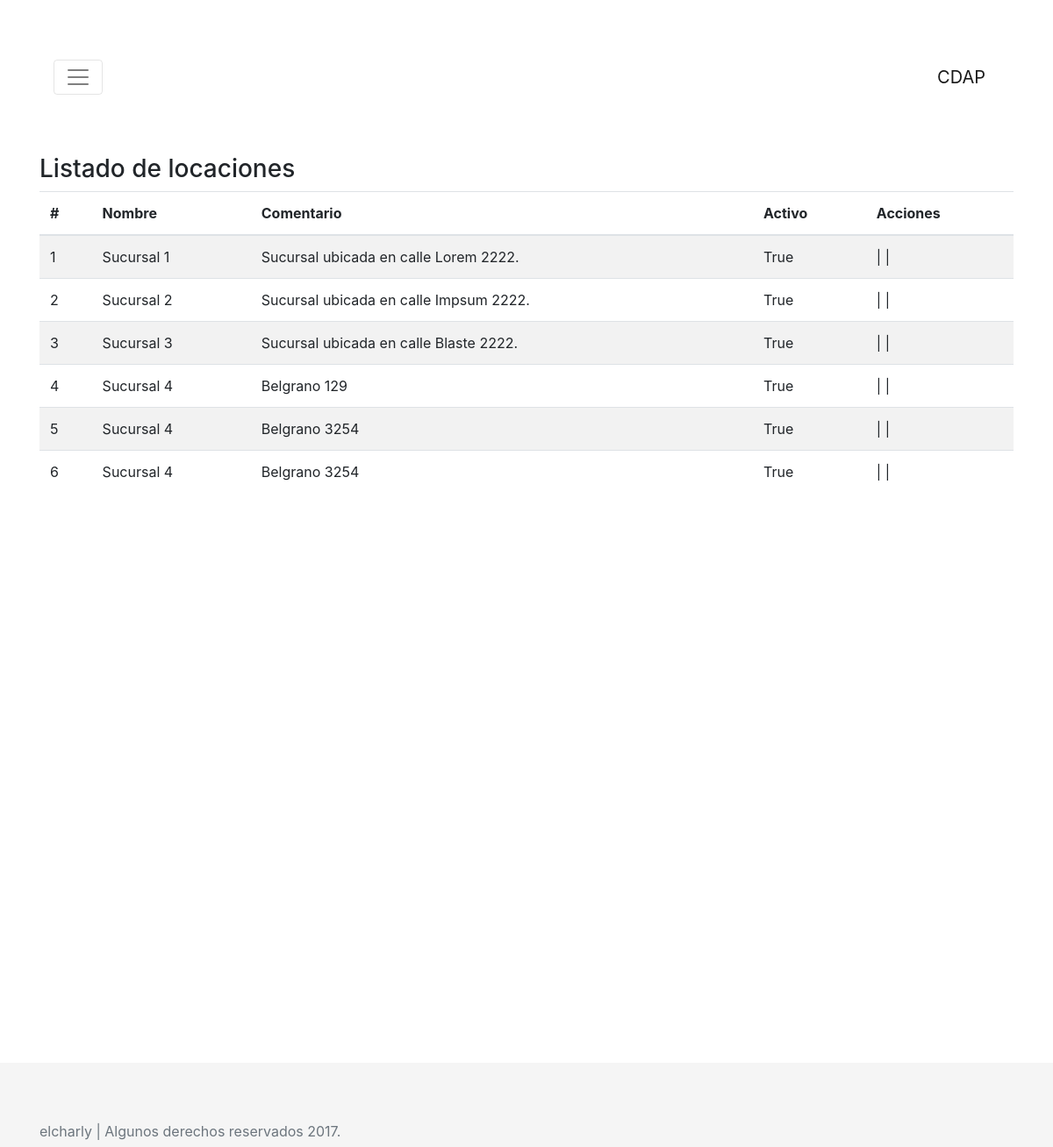
/cdap/locacion_listar, run on an earlier commit of the app's database.
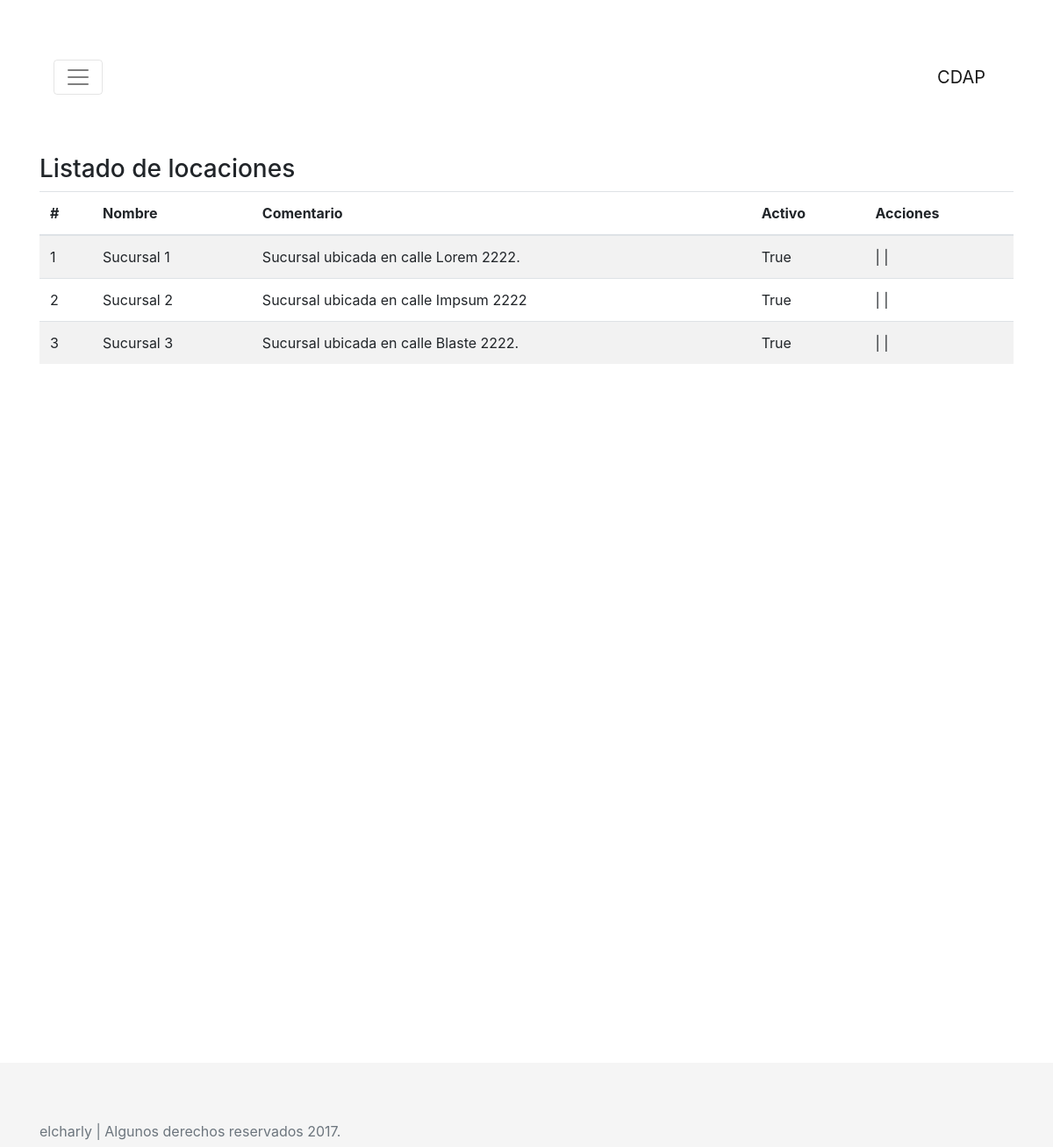
And on a later commit of the database.
### cdap/models.py (models this page shows, shortened)
class Locacion(models.Model):
    nombre= models.CharField(max_length=50)
    comentario= models.TextField()
    activo= models.BooleanField()

### cdap/views.py (the view)
def locacion_list(request):
    locacion = Locacion.objects.all()
    contexto = {'locaciones':locacion}
    return render(request, 'locacion_list.html', contexto)

### cdap/templates/locacion_list.html (shortened to what this page needs)
{% extends 'base.html'%}
{% block content %}
<h3>Listado de locaciones</h3>
{% if locaciones %}
<div class="table-responsive">
<table class="table table-striped">
<thead>
  <tr>
    <th>#</th>
    <th>Nombre</th>
    <th>Comentario</th>
    <th>Activo</th>
    <th>Acciones</th>
  </tr>
</thead>
<tbody>
  {% for locacion in locaciones %}
  <tr>
    <td>{{ locacion.id }}</td>
    <td>{{ locacion.nombre }}</td>
    <td>{{ locacion.comentario }}</td>
    <td>{{ locacion.activo }}</td>
    <td>
      <a href="{% url 'locacion_editar' locacion.id %}"></a>  |
      <a href="{% url 'locacion_eliminar' locacion.id %}"></a> |
    </td>
  </tr>
  {% endfor %}
</tbody>
</table>
</div>
{% else %}
<p>No hay ninguna locacion listada.</p>
{% endif %}
{% endblock %}

What changed in the data, as far as the page shows it:
removed Locacion: id "4", nombre "Sucursal 4", comentario "Belgrano 129", activo "True"
removed Locacion: id "5", nombre "Sucursal 4", comentario "Belgrano 3254", activo "True"
removed Locacion: id "6", nombre "Sucursal 4", comentario "Belgrano 3254", activo "True"
changed Locacion "Sucursal 2": comentario "Sucursal ubicada en calle Impsum 2222." → "Sucursal ubicada en calle Impsum 2222"
